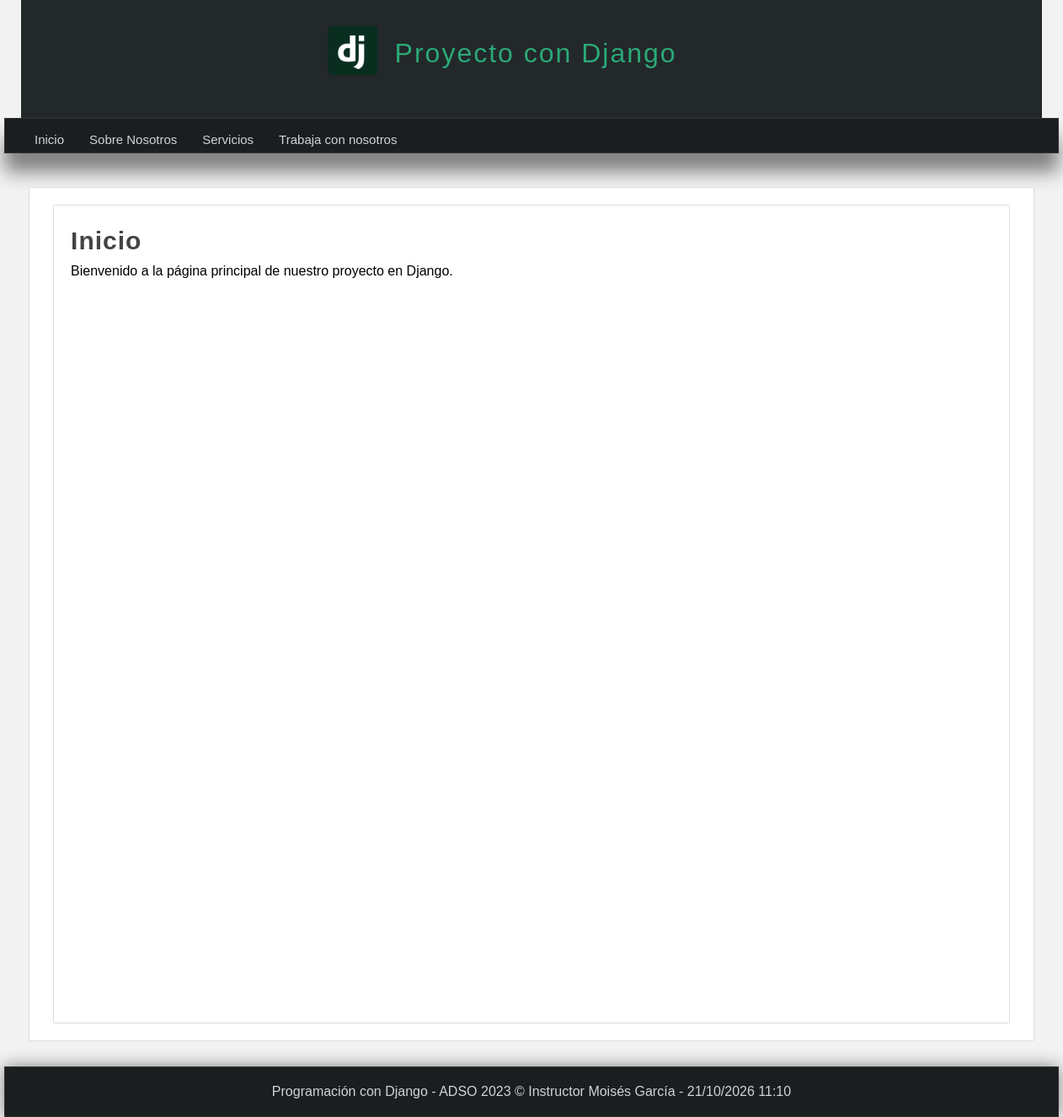
The app's page /, older data.
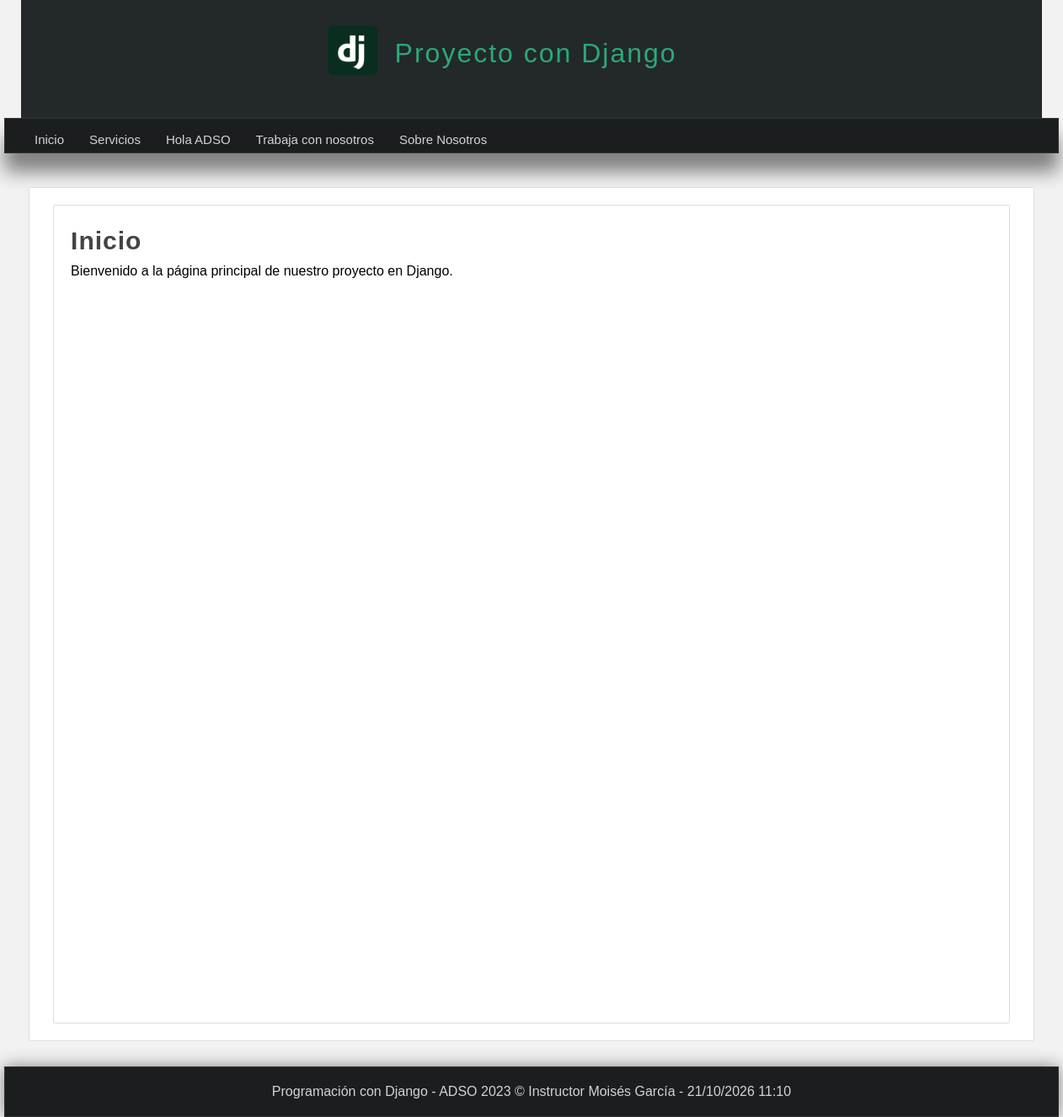
The same page, newer data.
### pages/models.py (models this page shows, shortened)
class Page(models.Model):
    title = models.CharField(max_length=150, verbose_name="Título")
    content = RichTextField(verbose_name="Contenido")
    slug = models.CharField(unique=True, max_length=150, verbose_name="URL amigable")
    visible = models.BooleanField(verbose_name="¿Visible?")
    order = models.IntegerField(default=0, verbose_name="Orden") # <-- Agrega este campo
    created_at = models.DateTimeField(auto_now_add=True, verbose_name="Creado el")
    updated_at = models.DateTimeField(auto_now=True, verbose_name="Actualizado el")
    class Meta:
        verbose_name = "Página"
        verbose_name_plural = "Páginas"
        ordering = ['order', 'title'] # <-- Esto ordena por el campo orden por defecto

### mainapp/views.py (the view)
# urls.py: path('', views.index, name='index'),
def index(request):
    return render(request, 'mainapp/index.html',{
        'title': 'Inicio'
    })

### pages/context_processors.py (called while the page is built)
def get_pages(request):
    pages = Page.objects.filter(visible=True).order_by('order')
    return {
        'pages': pages
    }

### mainapp/templates/mainapp/index.html (shortened to what this page needs)
{% extends 'layouts/layout.html' %}
{% block content %}
<div class="box">
    <h1 class="title">{{ title }}</h1>
    <p>Bienvenido a la página principal de nuestro proyecto en Django.</p>
</div>
{% endblock %}

### mainapp/templates/layouts/layout.html (shortened to what this page needs)
{% load static %}
<!DOCTYPE html>
<html>
<html lang="es">
<head>
    {% load static %}
    <link rel="stylesheet" type="text/css" href="{% static 'css/styles.css' %}"/>
</head>
<body>
    <header>
        <div id="logotipo">
            <img src="{% static 'images/icono.png' %}" />
            <h1>Proyecto con Django </h1>
        </div>
    </header>
    <nav>
    <ul>
        <li>
            <a href="{% url 'index' %}">Inicio</a>
        </li>
        {% for page in pages %}
            <li>
                <a href="{% url 'page' page.slug %}">{{ page.title }}</a>
            </li>
        {% endfor %}
    </ul>
</nav>
<div id="content">
    <div class="box">
        {% block content %}{% endblock %}
    </div>
</div>
    <footer>
        Programación con Django - ADSO 2023 &copy; Instructor Moisés García - {% now "d/m/Y h:m" %}
    </footer>
</body>
</html>

Row changes from the older to the newer data that the page shows:
now on this page (row edited): Page: title "Hola ADSO"
changed Page "Sobre Nosotros": moves down the list
